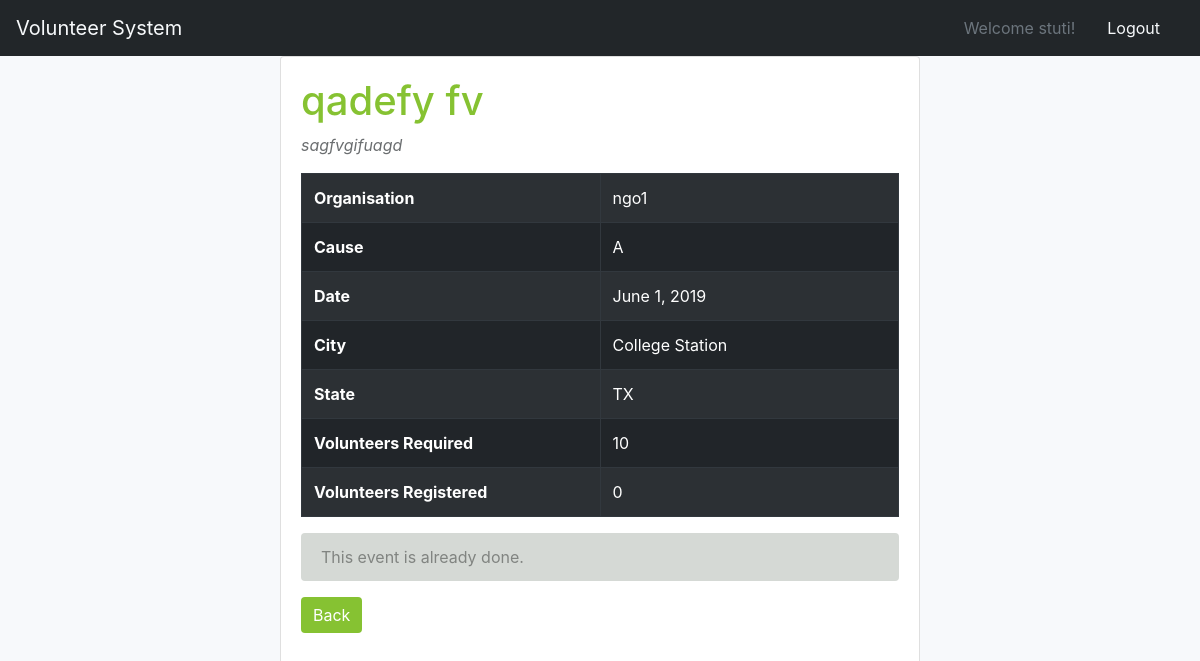
/volunteer/events/2 (signed in), run on an earlier commit of the app's database.
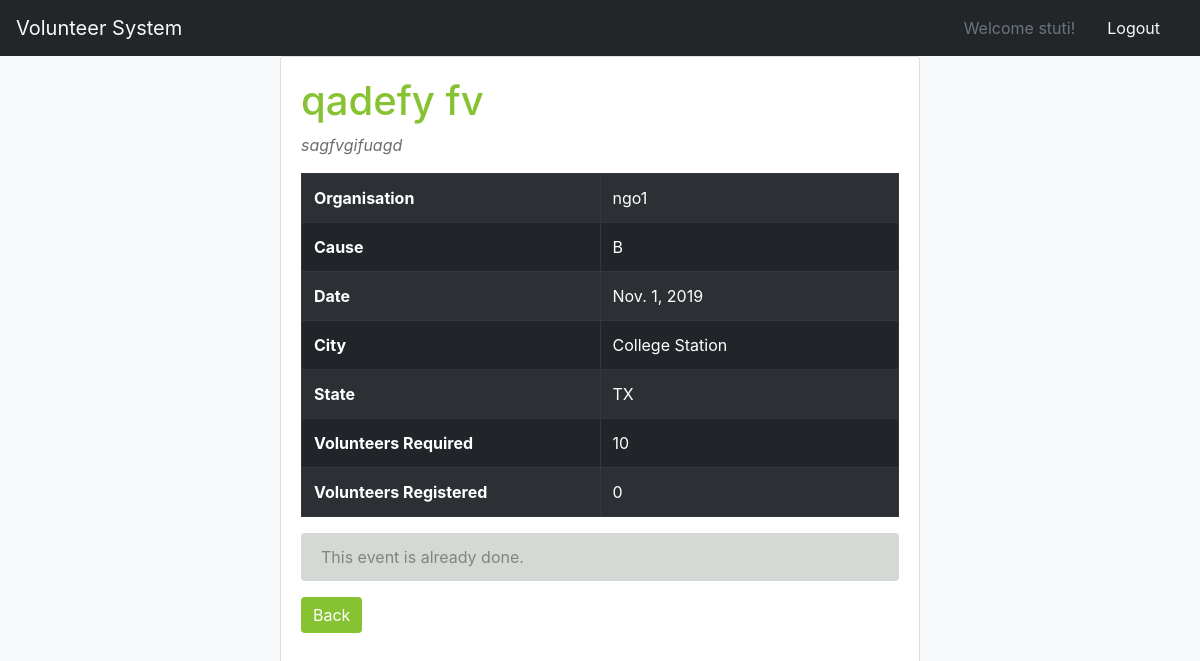
And on a later commit of the database.
### volunteer_system/models.py (models this page shows, shortened)
class User(AbstractUser):
	is_org = models.BooleanField(default = False)

class Event(models.Model):
    org = models.ForeignKey(Organisation, on_delete=models.CASCADE)
    title = models.CharField(max_length=30)
    description = models.CharField(max_length=500)
    cause = models.ForeignKey(Cause, on_delete= models.CASCADE)
    city = models.CharField(max_length=30)
    state = models.CharField(max_length=30)
    num_req = models.IntegerField(validators=[MinValueValidator(1)])
    date = models.DateField()

class Organisation(models.Model):
    user = models.ForeignKey(User, on_delete=models.CASCADE, primary_key=True)
    name = models.CharField(max_length=30)
    def __str__(self):
        return self.name

class Cause(models.Model):
    category = models.CharField(max_length=50)
    def __str__(self):
        return self.category

### volunteer_system/views/volunteer.py (the view)
# urls.py: path('events/<int:pk>', volunteer.EventDetailView.as_view(), name = 'detail_event'),
@method_decorator([login_required, volunteer_required], name='dispatch')
class EventDetailView(DetailView):
	model = Event
	template_name = 'volunteer_system/volunteer/detail_events.html'
	def get_context_data(self, **kwargs):
	    event = self.object
	    volunteer = Volunteer.objects.get(user = self.request.user)
	    context = super().get_context_data(**kwargs)
	    context['num_registered'] = Registration.objects.filter(event=event).count()
	    context['people_req'] = event.num_req > context['num_registered']
	    context['future_date'] = event.date >= date.today()
	    context['not_registered'] = Registration.objects.filter(event = event, volunteer = volunteer).count() == 0
	    return context

### volunteer_system/templates/volunteer_system/volunteer/detail_events.html
{% extends 'base.html' %}
{% load crispy_forms_tags %}
{% block content %}
<div class="card" style="width:40rem;height:45rem;margin:0 auto;">
    <div class="card-body">
<h1 style="color:#86c232">{{object.title}}</h1>
<p style="color: #6b6e70;font-size:1rem;"><i>{{ object.description}}</i></p>
<table class="table table-bordered table-dark table-striped">
	<tr>
	<th style='width:50%'>Organisation</th>
	<td>{{ object.org }}</td>
	</tr>
	<tr>
	<th>Cause</th>
	<td>{{ object.cause }}</td>
	</tr>
	<tr>
	<th>Date</th>
	<td>{{ object.date }}</td>
	</tr>
	<tr>
	<th>City</th>
	<td>{{ object.city }}</td>
	</tr>
	<tr>
	<th>State</th>
	<td>{{ object.state}}</td>
	</tr>
	<tr>
	<th>Volunteers Required</th>
	<td>{{ object.num_req }}</td>
	</tr>
	<tr>
	<th>Volunteers Registered</th>
	<td>{{ num_registered }}</td>
	</tr>
</table>
{% if people_req and future_date and not_registered%}
<a class="btn btn-primary" style="background-color:#86c232;border:#86c232;"href= "{% url 'volunteers:register' object.pk %}">  Register </a>
{%elif not not_registered and future_date%}
<div class="alert alert-success" style="background-color:#D5D9D5;border:#818481; color:#818481" role="alert">
  You are registered for this event!
</div>
<a class="btn btn-primary" style="background-color:#86c232;border:#86c232;"href= "{% url 'volunteers:deregister' object.pk %}"> Deregister </a>
{% elif not people_req%}
<div class="alert alert-success" style="background-color:#D5D9D5;border:#818481; color:#818481" role="alert">
  The event registration is full.
</div>
{%elif not not_registered and not future_date%}
<div class="alert alert-success" style="background-color:#D5D9D5;border:#818481; color:#818481" role="alert">
  You were a volunteer for this event!
</div>
{%elif not future_date%}
<div class="alert alert-success" style="background-color:#D5D9D5;border:#818481; color:#818481" role="alert">
  This event is already done.
</div>
{%endif%}
<a class="btn btn-primary" style="background-color:#86c232;border:#86c232;" href="{% url 'volunteers:eventsearch' %}"> Back </a>
 </div>
</div>
{% endblock %}

### templates/base.html (shortened to what this page needs)
{% load static %}<!DOCTYPE html>
<html lang="en">
<head>
	<link rel="stylesheet" href="https://maxcdn.bootstrapcdn.com/bootstrap/4.0.0/css/bootstrap.min.css">
  <link rel="stylesheet" type="text/css" href="{% static 'vendor/fontello-2f186091/css/fontello.css' %}">
  <link rel="stylesheet" type="text/css" href="{% static 'css/app.css' %}">
</head>
<body>
<nav class="navbar navbar-expand-lg">
  <a class="navbar-brand" href="{% url 'home' %}">Volunteer System</a>
  <div class="collapse navbar-collapse" id="navbarNavAltMarkup">
    <div class="navbar-nav">
      {% if user.is_authenticated %}
        <a class="nav-item nav-link disabled" href="#" tabindex="-1" aria-disabled="true">
        Welcome {{ user.username }}!</a>
      	<a class="nav-item nav-link" href="{% url 'logout' %}" >Logout</a>
      {% else %}
      	<a class="nav-item nav-link" href="{% url 'signup' %}" >Signup</a>
      	<a class="nav-item nav-link" href="{% url 'login' %}" >Login</a>
      {% endif %}
    </div>
  </div>
</nav>
<header class="page-header header container-fluid">
      {% block content %}
      {% endblock %}
</header>
</body>
</html>

### static/css/app.css (style rules this page uses)
body { padding: 0; margin: 0; background: #f7f9fb; }
.navbar { background:#222629; }
.nav-link, .navbar-brand { color: #f7f9fb; cursor: pointer; margin-right: 1em !important; }
.navbar-collapse { justify-content: flex-end; }

What changed in the data, as far as the page shows it:
changed Event "qadefy fv": cause "A" → "B"; date "June 1, 2019" → "Nov. 1, 2019"
